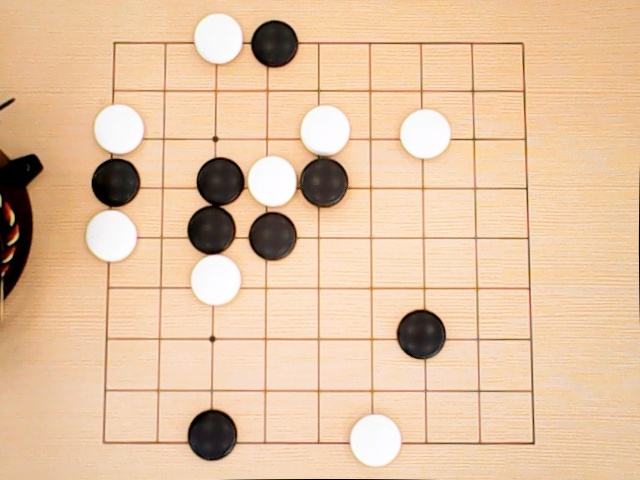
#> input picture 0.jpg, 640 x 480 px, given in place of the camera
$ python main.py
#> lines starting #> are read from the running program, lines starting #| are printed output that depends on the picture; after the words box and inside, x2 and y2 are one past the last pixel; in counts of white or black regions, pixels touching at a corner belong together
import cv2 as cv
import matplotlib.pyplot as plt
import numpy as np

cv.namedWindow('video',cv.WINDOW_AUTOSIZE)
cv.resizeWindow('video',960,640)

cap = cv.VideoCapture(1)

while True:
    ret, frame = cap.read()
#> frame is the input picture: shape (480, 640, 3); mean B, G, R 161.2, 193.8, 227.5
    cv.imshow('video',frame)

    key = cv.waitKey(1)
#> (key q is pressed here)

    if (key &0xff == ord('q')):

        break

cap.release()
cv.destroyAllWindows()


qipan = cv.imread('board.jpg',1)
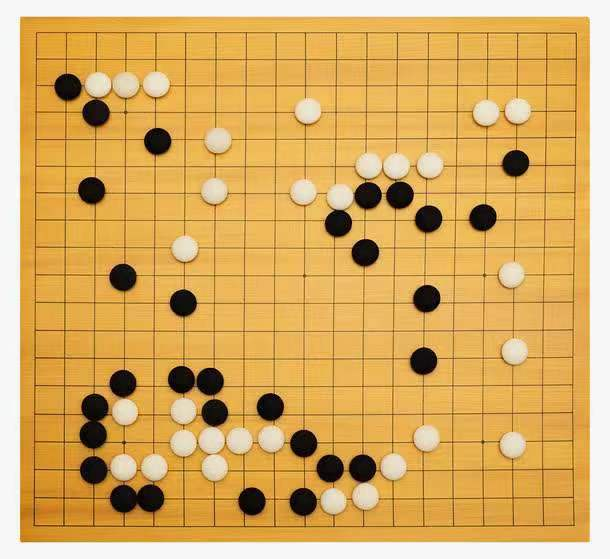
#> input picture board.jpg, 610 x 559 px
#> qipan is the input picture: shape (559, 610, 3); mean B, G, R 98.5, 172.6, 216.7
qipan = cv.cvtColor(qipan, cv.COLOR_BGR2RGB)
gray = cv.cvtColor(qipan, cv.COLOR_BGR2GRAY)
edges = cv.Canny(gray,100,200,apertureSize = 3)
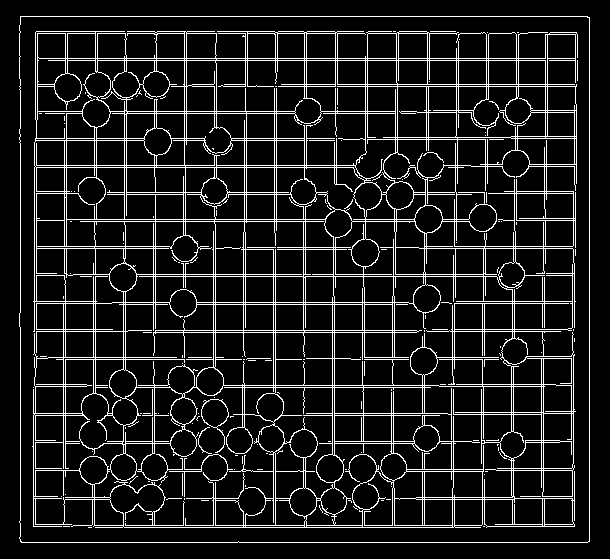
#> edges: shape (559, 610); 11% white in thin lines or dots, all inside (x1, y1, x2, y2) = (19, 16, 590, 543)
plt.figure(figsize=(30, 20));
plt.subplot(121), plt.imshow(qipan)
plt.title('img'), plt.xticks([]), plt.yticks([])
circle1 = cv.HoughCircles(gray, cv.HOUGH_GRADIENT, 1, 20, param1=100, param2=24, minRadius=5, maxRadius=25)
#> circle1 = 60 rows, first 8: [367.5, 195.5, 13.2], [122.5, 277.5, 13.8], [95.5, 112.5, 13.6], [182.5, 302.5, 13.8], [123.5, 498.5, 13.8], [423.5, 360.5, 13.8], [428.5, 218.5, 13.8], [512.5, 444.5, 12.5]
circles = circle1[0, :, :]  # 提取为二维
#> circles has the same summary as circle1
circles = np.uint16(np.around(circles))  # 四舍五入，取整
#> circles = 60 rows, first 8: [368, 196, 13], [122, 278, 14], [96, 112, 14], [182, 302, 14], [124, 498, 14], [424, 360, 14], [428, 218, 14], [512, 444, 12]
for i in circles[:]:
    cv.circle(qipan, (i[0], i[1]), i[2], (255, 0, 0), 5)  # 画圆
#> this loop made 60 passes
#> i on passes 1 to 12: [368, 196, 13], [122, 278, 14], [96, 112, 14], [182, 302, 14], [124, 498, 14], [424, 360, 14], [428, 218, 14], [512, 444, 12], [426, 298, 14], [514, 350, 13], [364, 252, 14], [158, 140, 13]
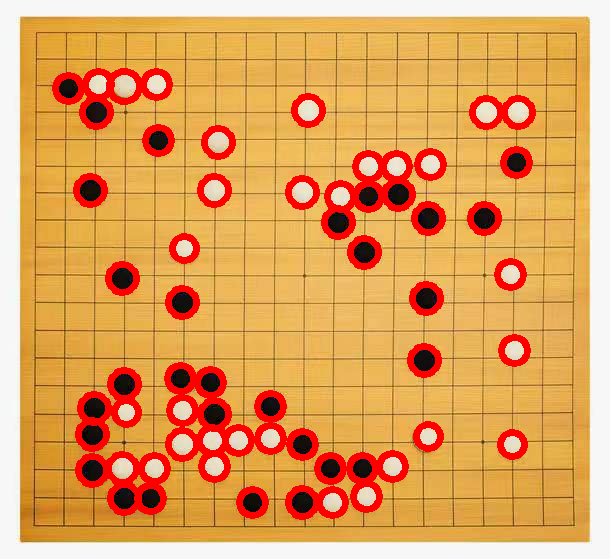
#> qipan: shape (559, 610, 3); mean R, G, B 225.1, 159.9, 90.8
#     cv2.circle(qipan, (i[0], i[1]), 1, (255, 0, 0), 10)  # 画圆心
plt.subplot(122), plt.imshow(qipan)
plt.title('circle'), plt.xticks([]), plt.yticks([]);

import cv2
import numpy as np
import matplotlib.pyplot as plt

img_c1=cv2.imread('board.jpg',0)
#> img_c1: shape (559, 610); min 0, max 255, mean 177.4
img_c1_CC=cv2.imread('board.jpg',1)
img_c1_CC=cv2.cvtColor(img_c1_CC,cv2.COLOR_BGR2RGB)
Harris_c1 = cv2.cornerHarris(img_c1, 3, 3, 0.04)
dst_c1 = cv2.dilate(Harris_c1, None)  #将可以标出来的点粗化
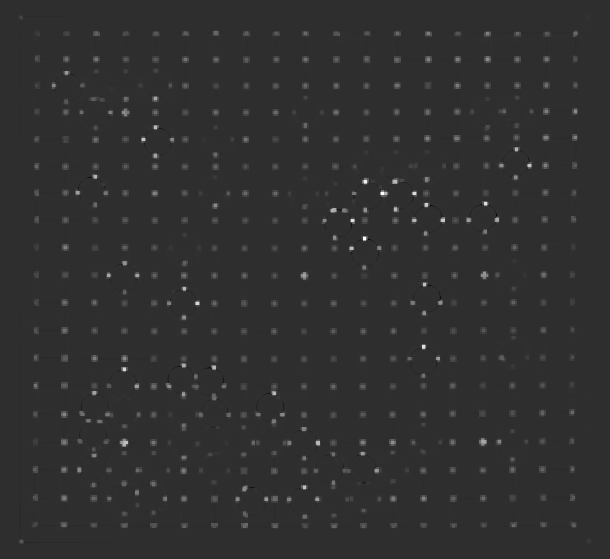
#> dst_c1: shape (559, 610) float32; min -0.00136, max 0.00603, mean 5.28e-05; drawn with min black and max white
plt.figure(figsize=(10, 10));
img_c1_C=img_c1_CC.copy()
thres = 0.1*dst_c1.max()
#> thres = 0.000603
img_c1_C[dst_c1 > thres] = [255,0,0]
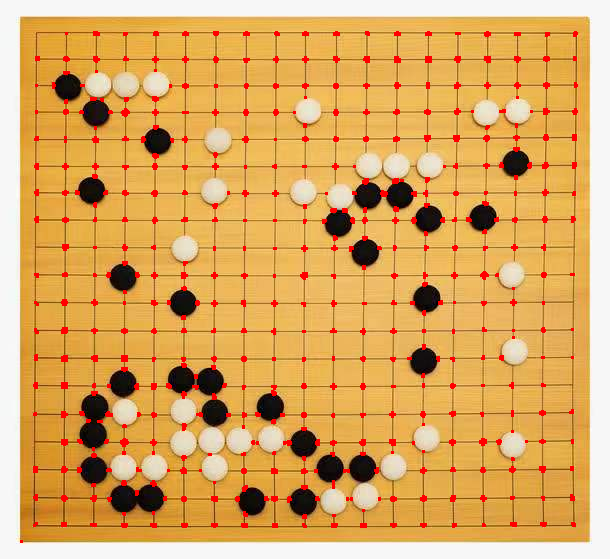
#> img_c1_C: shape (559, 610, 3); mean R, G, B 219.3, 167.8, 96.2
plt.imshow(img_c1_C)

# 从一幅Harris响应图像中返回角点，min_dist为分割角点和图像边界的最少像素数目
def get_harris_points(harrisim,min_dist=10,threshold=0.1):
    # 寻找高于阈值的候选角点
#> called with min_dist = 10, threshold = 0.1
    corner_threshold = harrisim.max() * threshold
#> corner_threshold = 0.000603
    harrisim_t = (harrisim > corner_threshold) * 1
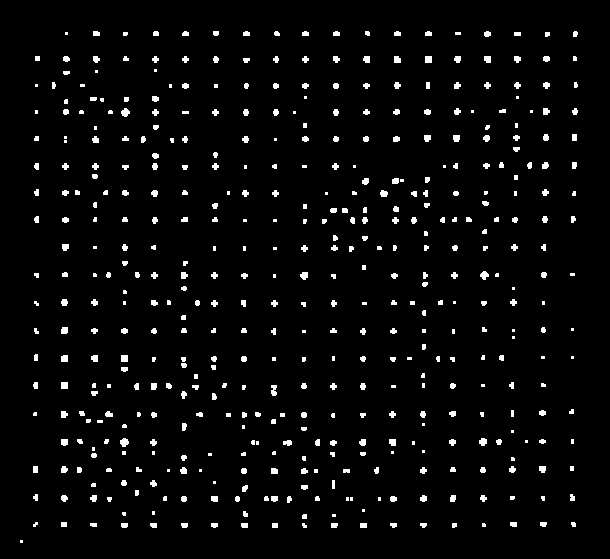
#> harrisim_t: shape (559, 610) int64; values 0 (black) and 1 (white), 3.6% white; 467 white regions (125 under 20 px), largest, box (x1, y1, x2, y2) and area: (120, 438, 129, 447) 59, (121, 108, 130, 117) 56, (480, 271, 489, 280) 53
    # 得到候选点的坐标
    coords = array(harrisim_t.nonzero()).T
#> coords = 12174 pairs, first value 31 to 542, second value 20 to 577
    # 以及它们的 Harris 响应值
    candidate_values = [harrisim[c[0],c[1]] for c in coords]
#> candidate_values = 12174 values, max 0.00603 at index 4019, min 0.000603 at index 4460, mean 0.00126
    # 对候选点按照 Harris 响应值进行排序
    index = argsort(candidate_values)[::-1]
#> index = 12174 values, max 12173 at index 4667, min 0 at index 11181, mean 6086.5
    # 将可行点的位置保存到数组中
    allowed_locations = zeros(harrisim.shape)
    allowed_locations[min_dist:-min_dist,min_dist:-min_dist] = 1
    # 按照 min_distance 原则，选择最佳 Harris 点
    filtered_coords = []
    for i in index:
        if allowed_locations[coords[i,0],coords[i,1]] == 1:
            filtered_coords.append(coords[i])
            allowed_locations[(coords[i,0]-min_dist):(coords[i,0]+min_dist),
                        (coords[i,1]-min_dist):(coords[i,1]+min_dist)] = 0
#> this loop made 12174 passes
#> i on passes 1 to 3: 4235, 4019, 4128
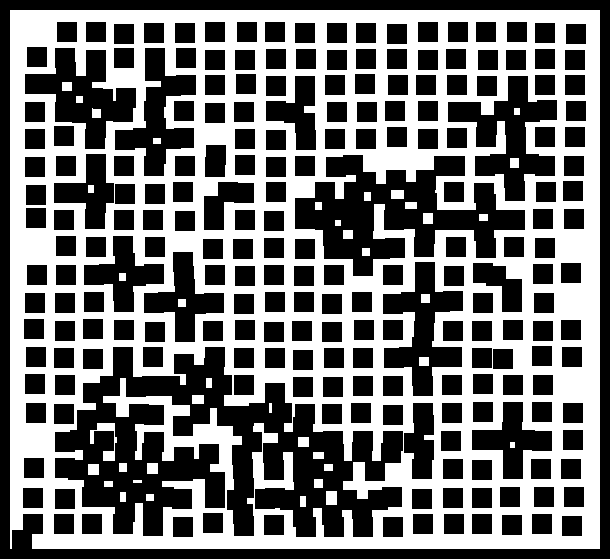
#> allowed_locations: shape (559, 610) float64; values 0 (black) and 1 (white), 45.4% white; 39 white regions, largest, box (x1, y1, x2, y2) and area: (10, 10, 600, 549) 151628, (90, 423, 117, 461) 355, (326, 491, 337, 505) 154
#> after the loop, filtered_coords = 457 pairs, first value 32 to 540, second value 22 to 576
    return filtered_coords

from pylab import *
from numpy import *
wid=9   #比较像素点数目
filtered_coords1 = get_harris_points(dst_c1, wid+1,0.1)   #图1大于阈值的坐标
#> filtered_coords1 has the same summary as filtered_coords in get_harris_points

maxx=0
for i in range(len(filtered_coords1)):
    if filtered_coords1[i][0]>maxx:
        maxx=filtered_coords1[i][0]
#> this loop made 457 passes
#> maxx on passes 1, 2, 5, 9, 14, 16, 41, 45, 72, 147, 156, 171: 194, 238, 347, 368, 441, 486, 498, 499, 500, 517, 524, 526
#> after the loop, maxx = 540
maxy=0
for i in range(len(filtered_coords1)):
    if filtered_coords1[i][1]>maxy:
        maxy=filtered_coords1[i][1]
#> this loop made 457 passes
#> maxy on passes 1, 5, 6, 13, 57: 381, 422, 486, 529, 576
#> after the loop, maxy = 576
minx=maxx
#> minx = 540
for i in range(len(filtered_coords1)):
    if filtered_coords1[i][0]<minx:
        minx=filtered_coords1[i][0]
#> this loop made 457 passes
#> minx on passes 1, 3, 11, 17, 33, 47, 59, 86: 194, 182, 138, 128, 97, 72, 60, 32
#> after the loop, minx = 32
miny=maxy
#> miny = 576
for i in range(len(filtered_coords1)):
    if filtered_coords1[i][1]<miny:
        miny=filtered_coords1[i][1]
#> this loop made 457 passes
#> miny on passes 1, 2, 4, 8, 9, 26, 34, 38, 47, 70, 123, 257: 381, 363, 351, 196, 123, 96, 93, 78, 66, 52, 35, 34
#> after the loop, miny = 22
lensx=np.uint16(np.around((maxx-minx)/18))
#> lensx = 28
lensy=np.uint16(np.around((maxy-miny)/18))
#> lensy = 31

pan=np.zeros((19,19),int)
for n in range(len(circles[:,0])):
    x=np.uint16(np.around((circles[n,0]-minx)/lensx))
    y=np.uint16(np.around((circles[n,1]-miny)/lensy))
    pan[y,x]=1
#> this loop made 60 passes
#> (x, y) on passes 1 to 12: (12, 6), (3, 8), (2, 3), (5, 9), (3, 15), (14, 11), (14, 6), (17, 14), (14, 9), (17, 11), (12, 7), (4, 4)
pan
